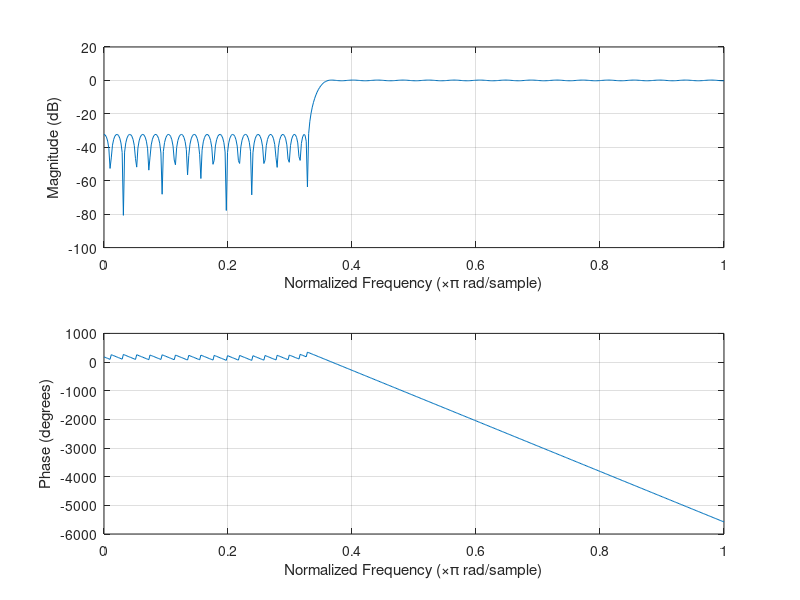
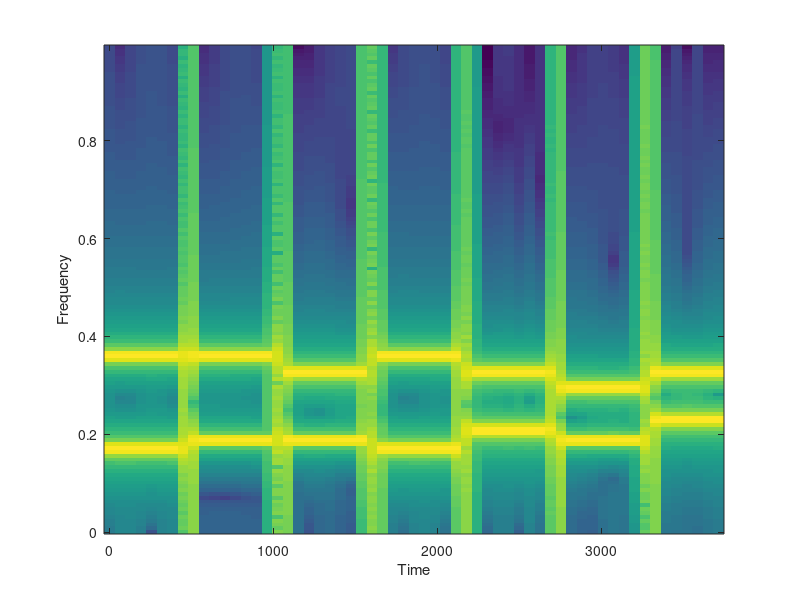
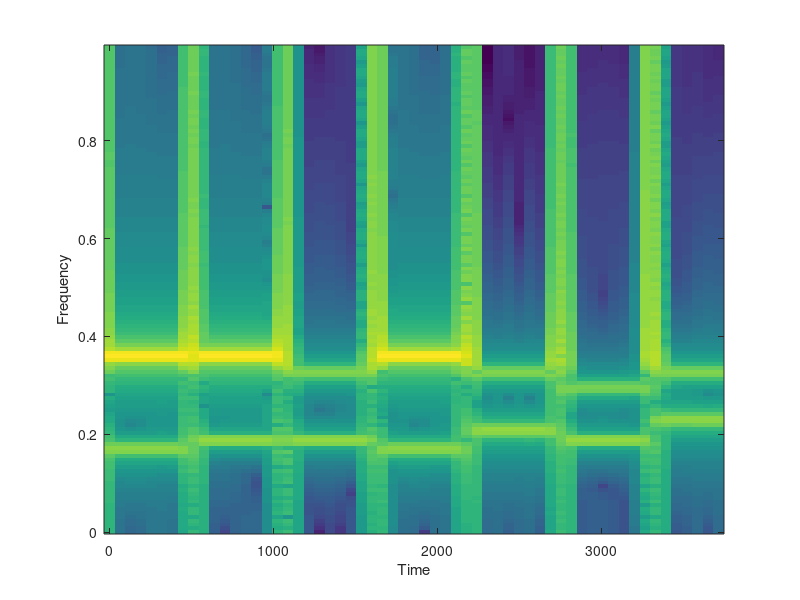
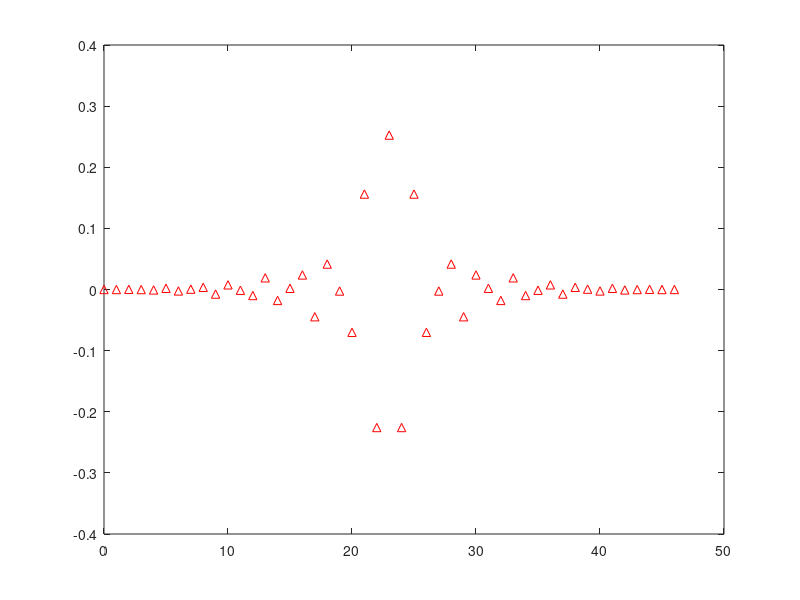

These charts were generated, in order, by the following MATLAB code:
% h7

%% 5.4
close all;

N = 98;

a = 0;
b = 0.33;

c = 0.36;
d = 1;

f = remez(N, [a, b, c, d], [0, 0, 1, 1]);

figure();
freqz(f);

load numero.mat

figure();
specgram(salainen);

filteredSalainen = filter(f, 1, salainen);

figure();
specgram(filteredSalainen);


%% 5.9
close all;

Fs = 44100;
N = 47;
fc = (15000+(18000-15000)/2)/Fs;
tyyppi = 'high';
ikkuna = hanning(N);

d = fir1(N-1, 2*fc, tyyppi, ikkuna);

figure();
impz(d);

figure();
freqz(d);

figure();
zplane(d);
